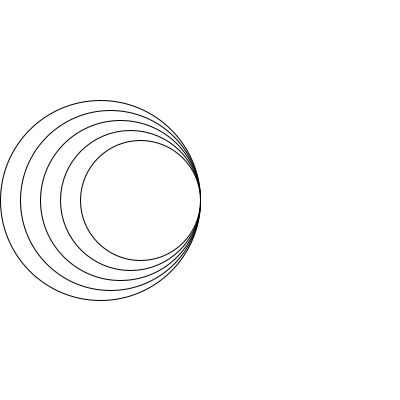
Frame 1 (no input)
Frame 60 (the mouse pressed at the canvas centre just before this capture): identical to frame 1, image omitted
Frame 120 (the mouse held since frame 60 and released just before this capture): identical to frame 1, image omitted

The Processing sketch that drew this single still picture (run headless with seeded random() and noise(); from frame 60 on, the mouse is pressed at the canvas centre):

// Processing sketch: H9_Opdracht_6
// ── H9_Opdracht_6.pde
void setup(){
size(400,400);

}

void draw(){
 background(#FFFFFF);
 drawRightC(250,250,200,10 );


}
void drawRightC(int x, int y, int sizeC, int aantal){
  for(int i = 0; i < 5; i++){
    ellipse(200 - sizeC/2,200,sizeC,sizeC);
    sizeC-=20;
  }
}
